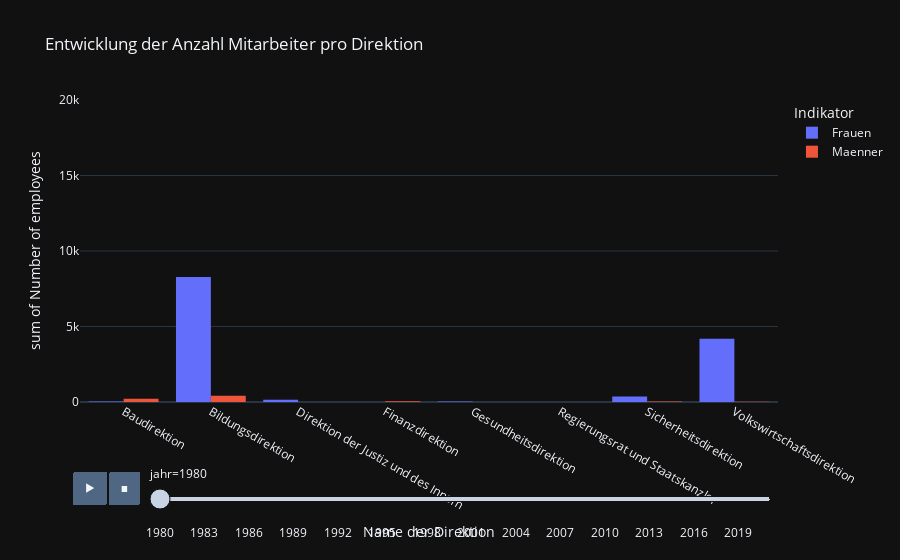

Write notebook code for a chart like this one.
### Code cell
px.histogram(df,
             x='direktion_name',
             y='wert',
             color='indikator',
             animation_frame='jahr',
             barmode='group',
             labels={
                 'direktion_name': 'Name der Direktion',
                 'wert': 'Number of employees',
                 'indikator': 'Indikator'
             },
             range_y=(0, 20_000),
             title='Entwicklung der Anzahl Mitarbeiter pro Direktion')

### Figure 1 — Plotly figure (JSON) as saved in the notebook; plotly's stock layout.template omitted (floating-point values rounded to 4 significant figures)
{"data": [{"alignmentgroup": "True", "bingroup": "x", "histfunc": "sum", "hovertemplate": "Indikator=Frauen<br>jahr=1980<br>Name der Direktion=%{x}<br>sum of Number of employees=%{y}<extra></extra>", "legendgroup": "Frauen", "marker": {"color": "#636efa", "pattern": {"shape": ""}}, "name": "Frauen", "offsetgroup": "Frauen", "orientation": "v", "showlegend": true, "x": ["Baudirektion", "Baudirektion", "Baudirektion", "Baudirektion", "Baudirektion", "Baudirektion", "Baudirektion", "Bildungsdirektion", "Bildungsdirektion", "Bildungsdirektion", "Bildungsdirektion", "Bildungsdirektion", "Bildungsdirektion", "Bildungsdirektion", "Direktion der Justiz und des Innern", "Direktion der Justiz und des Innern", "Direktion der Justiz und des Innern", "Direktion der Justiz und des Innern", "Direktion der Justiz und des Innern", "Direktion der Justiz und des Innern", "Direktion der Justiz und des Innern", "Direktion der Justiz und des Innern", "Direktion der Justiz und des Innern", "Direktion der Justiz und des Innern", "Direktion der Justiz und des Innern", "Direktion der Justiz und des Innern", "Direktion der Justiz und des Innern", "Direktion der Justiz und des Innern", "Finanzdirektion", "Finanzdirektion", "Finanzdirektion", "Finanzdirektion", "Finanzdirektion", "Finanzdirektion", "Gesundheitsdirektion", "Gesundheitsdirektion", "Gesundheitsdirektion", "Regierungsrat und Staatskanzlei", "Sicherheitsdirektion", "Sicherheitsdirektion", "Sicherheitsdirektion", "Sicherheitsdirektion", "Sicherheitsdirektion", "Sicherheitsdirektion", "Sicherheitsdirektion", "Volkswirtschaftsdirektion", "Volkswirtschaftsdirektion", "Volkswirtschaftsdirektion"], "xaxis": "x", "y": [0.0, 41.0, 0.0, 0.0, 0.0, 0.0, 0.0, 0.0, 0.0, 1.0, 112.0, 0.0, 206.0, 7963.0, 56.0, 0.0, 12.0, 0.0, 0.0, 0.0, 0.0, 0.0, 8.0, 0.0, 0.0, 0.0, 0.0, 70.0, 0.0, 0.0, 0.0, 0.0, 0.0, 0.0, 33.0, 0.0, 0.0, 0.0, 0.0, 0.0, 18.0, 346.0, 0.0, 0.0, 0.0, 0.0, 4182.0, 0.0], "yaxis": "y", "type": "histogram"}, {"alignmentgroup": "True", "bingroup": "x", "histfunc": "sum", "hovertemplate": "Indikator=Maenner<br>jahr=1980<br>Name der Direktion=%{x}<br>sum of Number of employees=%{y}<extra></extra>", "legendgroup": "Maenner", "marker": {"color": "#EF553B", "pattern": {"shape": ""}}, "name": "Maenner", "offsetgroup": "Maenner", "orientation": "v", "showlegend": true, "x": ["Baudirektion", "Baudirektion", "Baudirektion", "Baudirektion", "Baudirektion", "Baudirektion", "Baudirektion", "Bildungsdirektion", "Bildungsdirektion", "Bildungsdirektion", "Bildungsdirektion", "Bildungsdirektion", "Bildungsdirektion", "Bildungsdirektion", "Direktion der Justiz und des Innern", "Direktion der Justiz und des Innern", "Direktion der Justiz und des Innern", "Direktion der Justiz und des Innern", "Direktion der Justiz und des Innern", "Direktion der Justiz und des Innern", "Direktion der Justiz und des Innern", "Direktion der Justiz und des Innern", "Direktion der Justiz und des Innern", "Direktion der Justiz und des Innern", "Direktion der Justiz und des Innern", "Direktion der Justiz und des Innern", "Direktion der Justiz und des Innern", "Direktion der Justiz und des Innern", "Finanzdirektion", "Finanzdirektion", "Finanzdirektion", "Finanzdirektion", "Finanzdirektion", "Finanzdirektion", "Gesundheitsdirektion", "Gesundheitsdirektion", "Gesundheitsdirektion", "Regierungsrat und Staatskanzlei", "Sicherheitsdirektion", "Sicherheitsdirektion", "Sicherheitsdirektion", "Sicherheitsdirektion", "Sicherheitsdirektion", "Sicherheitsdirektion", "Sicherheitsdirektion", "Volkswirtschaftsdirektion", "Volkswirtschaftsdirektion", "Volkswirtschaftsdirektion"], "xaxis": "x", "y": [0.0, 10.0, 0.0, 0.0, 204.0, 0.0, 0.0, 0.0, 67.0, 295.0, 0.0, 0.0, 17.0, 43.0, 0.0, 0.0, 0.0, 0.0, 0.0, 0.0, 0.0, 0.0, 0.0, 0.0, 0.0, 0.0, 0.0, 0.0, 0.0, 0.0, 0.0, 0.0, 0.0, 48.0, 0.0, 0.0, 0.0, 0.0, 3.0, 0.0, 0.0, 0.0, 0.0, 0.0, 29.0, 0.0, 9.0, 0.0], "yaxis": "y", "type": "histogram"}], "layout": {"xaxis": {"anchor": "y", "domain": [0.0, 1.0], "title": {"text": "Name der Direktion"}}, "yaxis": {"anchor": "x", "domain": [0.0, 1.0], "title": {"text": "sum of Number of employees"}, "range": [0, 20000]}, "legend": {"title": {"text": "Indikator"}, "tracegroupgap": 0}, "title": {"text": "Entwicklung der Anzahl Mitarbeiter pro Direktion"}, "barmode": "group", "updatemenus": [{"buttons": [{"args": [null, {"frame": {"duration": 500, "redraw": true}, "mode": "immediate", "fromcurrent": true, "transition": {"duration": 500, "easing": "linear"}}], "label": "&#9654;", "method": "animate"}, {"args": [[null], {"frame": {"duration": 0, "redraw": true}, "mode": "immediate", "fromcurrent": true, "transition": {"duration": 0, "easing": "linear"}}], "label": "&#9724;", "method": "animate"}], "direction": "left", "pad": {"r": 10, "t": 70}, "showactive": false, "type": "buttons", "x": 0.1, "xanchor": "right", "y": 0, "yanchor": "top"}], "sliders": [{"active": 0, "currentvalue": {"prefix": "jahr="}, "len": 0.9, "pad": {"b": 10, "t": 60}, "steps": [{"args": [["1980"], {"frame": {"duration": 0, "redraw": true}, "mode": "immediate", "fromcurrent": true, "transition": {"duration": 0, "easing": "linear"}}], "label": "1980", "method": "animate"}, {"args": [["1981"], {"frame": {"duration": 0, "redraw": true}, "mode": "immediate", "fromcurrent": true, "transition": {"duration": 0, "easing": "linear"}}], "label": "1981", "method": "animate"}, {"args": [["1982"], {"frame": {"duration": 0, "redraw": true}, "mode": "immediate", "fromcurrent": true, "transition": {"duration": 0, "easing": "linear"}}], "label": "1982", "method": "animate"}, {"args": [["1983"], {"frame": {"duration": 0, "redraw": true}, "mode": "immediate", "fromcurrent": true, "transition": {"duration": 0, "easing": "linear"}}], "label": "1983", "method": "animate"}, {"args": [["1984"], {"frame": {"duration": 0, "redraw": true}, "mode": "immediate", "fromcurrent": true, "transition": {"duration": 0, "easing": "linear"}}], "label": "1984", "method": "animate"}, {"args": [["1985"], {"frame": {"duration": 0, "redraw": true}, "mode": "immediate", "fromcurrent": true, "transition": {"duration": 0, "easing": "linear"}}], "label": "1985", "method": "animate"}, {"args": [["1986"], {"frame": {"duration": 0, "redraw": true}, "mode": "immediate", "fromcurrent": true, "transition": {"duration": 0, "easing": "linear"}}], "label": "1986", "method": "animate"}, {"args": [["1987"], {"frame": {"duration": 0, "redraw": true}, "mode": "immediate", "fromcurrent": true, "transition": {"duration": 0, "easing": "linear"}}], "label": "1987", "method": "animate"}, {"args": [["1988"], {"frame": {"duration": 0, "redraw": true}, "mode": "immediate", "fromcurrent": true, "transition": {"duration": 0, "easing": "linear"}}], "label": "1988", "method": "animate"}, {"args": [["1989"], {"frame": {"duration": 0, "redraw": true}, "mode": "immediate", "fromcurrent": true, "transition": {"duration": 0, "easing": "linear"}}], "label": "1989", "method": "animate"}, {"args": [["1990"], {"frame": {"duration": 0, "redraw": true}, "mode": "immediate", "fromcurrent": true, "transition": {"duration": 0, "easing": "linear"}}], "label": "1990", "method": "animate"}, {"args": [["1991"], {"frame": {"duration": 0, "redraw": true}, "mode": "immediate", "fromcurrent": true, "transition": {"duration": 0, "easing": "linear"}}], "label": "1991", "method": "animate"}, {"args": [["1992"], {"frame": {"duration": 0, "redraw": true}, "mode": "immediate", "fromcurrent": true, "transition": {"duration": 0, "easing": "linear"}}], "label": "1992", "method": "animate"}, {"args": [["1993"], {"frame": {"duration": 0, "redraw": true}, "mode": "immediate", "fromcurrent": true, "transition": {"duration": 0, "easing": "linear"}}], "label": "1993", "method": "animate"}, {"args": [["1994"], {"frame": {"duration": 0, "redraw": true}, "mode": "immediate", "fromcurrent": true, "transition": {"duration": 0, "easing": "linear"}}], "label": "1994", "method": "animate"}, {"args": [["1995"], {"frame": {"duration": 0, "redraw": true}, "mode": "immediate", "fromcurrent": true, "transition": {"duration": 0, "easing": "linear"}}], "label": "1995", "method": "animate"}, {"args": [["1996"], {"frame": {"duration": 0, "redraw": true}, "mode": "immediate", "fromcurrent": true, "transition": {"duration": 0, "easing": "linear"}}], "label": "1996", "method": "animate"}, {"args": [["1997"], {"frame": {"duration": 0, "redraw": true}, "mode": "immediate", "fromcurrent": true, "transition": {"duration": 0, "easing": "linear"}}], "label": "1997", "method": "animate"}, {"args": [["1998"], {"frame": {"duration": 0, "redraw": true}, "mode": "immediate", "fromcurrent": true, "transition": {"duration": 0, "easing": "linear"}}], "label": "1998", "method": "animate"}, {"args": [["1999"], {"frame": {"duration": 0, "redraw": true}, "mode": "immediate", "fromcurrent": true, "transition": {"duration": 0, "easing": "linear"}}], "label": "1999", "method": "animate"}, {"args": [["2000"], {"frame": {"duration": 0, "redraw": true}, "mode": "immediate", "fromcurrent": true, "transition": {"duration": 0, "easing": "linear"}}], "label": "2000", "method": "animate"}, {"args": [["2001"], {"frame": {"duration": 0, "redraw": true}, "mode": "immediate", "fromcurrent": true, "transition": {"duration": 0, "easing": "linear"}}], "label": "2001", "method": "animate"}, {"args": [["2002"], {"frame": {"duration": 0, "redraw": true}, "mode": "immediate", "fromcurrent": true, "transition": {"duration": 0, "easing": "linear"}}], "label": "2002", "method": "animate"}, {"args": [["2003"], {"frame": {"duration": 0, "redraw": true}, "mode": "immediate", "fromcurrent": true, "transition": {"duration": 0, "easing": "linear"}}], "label": "2003", "method": "animate"}, {"args": [["2004"], {"frame": {"duration": 0, "redraw": true}, "mode": "immediate", "fromcurrent": true, "transition": {"duration": 0, "easing": "linear"}}], "label": "2004", "method": "animate"}, {"args": [["2005"], {"frame": {"duration": 0, "redraw": true}, "mode": "immediate", "fromcurrent": true, "transition": {"duration": 0, "easing": "linear"}}], "label": "2005", "method": "animate"}, {"args": [["2006"], {"frame": {"duration": 0, "redraw": true}, "mode": "immediate", "fromcurrent": true, "transition": {"duration": 0, "easing": "linear"}}], "label": "2006", "method": "animate"}, {"args": [["2007"], {"frame": {"duration": 0, "redraw": true}, "mode": "immediate", "fromcurrent": true, "transition": {"duration": 0, "easing": "linear"}}], "label": "2007", "method": "animate"}, {"args": [["2008"], {"frame": {"duration": 0, "redraw": true}, "mode": "immediate", "fromcurrent": true, "transition": {"duration": 0, "easing": "linear"}}], "label": "2008", "method": "animate"}, {"args": [["2009"], {"frame": {"duration": 0, "redraw": true}, "mode": "immediate", "fromcurrent": true, "transition": {"duration": 0, "easing": "linear"}}], "label": "2009", "method": "animate"}, {"args": [["2010"], {"frame": {"duration": 0, "redraw": true}, "mode": "immediate", "fromcurrent": true, "transition": {"duration": 0, "easing": "linear"}}], "label": "2010", "method": "animate"}, {"args": [["2011"], {"frame": {"duration": 0, "redraw": true}, "mode": "immediate", "fromcurrent": true, "transition": {"duration": 0, "easing": "linear"}}], "label": "2011", "method": "animate"}, {"args": [["2012"], {"frame": {"duration": 0, "redraw": true}, "mode": "immediate", "fromcurrent": true, "transition": {"duration": 0, "easing": "linear"}}], "label": "2012", "method": "animate"}, {"args": [["2013"], {"frame": {"duration": 0, "redraw": true}, "mode": "immediate", "fromcurrent": true, "transition": {"duration": 0, "easing": "linear"}}], "label": "2013", "method": "animate"}, {"args": [["2014"], {"frame": {"duration": 0, "redraw": true}, "mode": "immediate", "fromcurrent": true, "transition": {"duration": 0, "easing": "linear"}}], "label": "2014", "method": "animate"}, {"args": [["2015"], {"frame": {"duration": 0, "redraw": true}, "mode": "immediate", "fromcurrent": true, "transition": {"duration": 0, "easing": "linear"}}], "label": "2015", "method": "animate"}, {"args": [["2016"], {"frame": {"duration": 0, "redraw": true}, "mode": "immediate", "fromcurrent": true, "transition": {"duration": 0, "easing": "linear"}}], "label": "2016", "method": "animate"}, {"args": [["2017"], {"frame": {"duration": 0, "redraw": true}, "mode": "immediate", "fromcurrent": true, "transition": {"duration": 0, "easing": "linear"}}], "label": "2017", "method": "animate"}, {"args": [["2018"], {"frame": {"duration": 0, "redraw": true}, "mode": "immediate", "fromcurrent": true, "transition": {"duration": 0, "easing": "linear"}}], "label": "2018", "method": "animate"}, {"args": [["2019"], {"frame": {"duration": 0, "redraw": true}, "mode": "immediate", "fromcurrent": true, "transition": {"duration": 0, "easing": "linear"}}], "label": "2019", "method": "animate"}, {"args": [["2020"], {"frame": {"duration": 0, "redraw": true}, "mode": "immediate", "fromcurrent": true, "transition": {"duration": 0, "easing": "linear"}}], "label": "2020", "method": "animate"}, {"args": [["2021"], {"frame": {"duration": 0, "redraw": true}, "mode": "immediate", "fromcurrent": true, "transition": {"duration": 0, "easing": "linear"}}], "label": "2021", "method": "animate"}], "x": 0.1, "xanchor": "left", "y": 0, "yanchor": "top"}]}}
